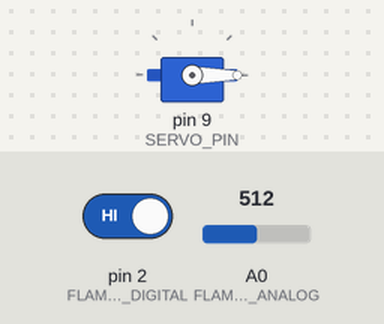
A sketch run on a simulated Arduino Uno, built with avr-gcc and run on an emulated ATmega328P. Parts: servo. Inputs (shaded band) come from the test bench; at power-on: A0 (FLAME_SENSOR_ANALOG) = 512, pin 2 (FLAME_SENSOR_DIGITAL) HIGH. What the sketch prints to the serial monitor is not drawn.

Above: at 1.2 s.
1.3 s: A0 (FLAME_SENSOR_ANALOG) set to 486
At 2.65 s:
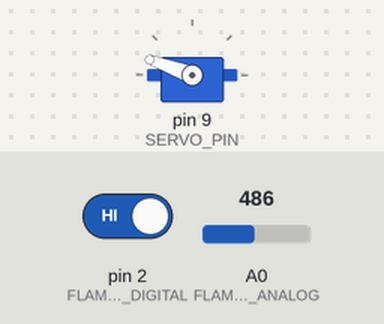
4.3 s: pin 2 (FLAME_SENSOR_DIGITAL) driven LOW
At 6.4 s:
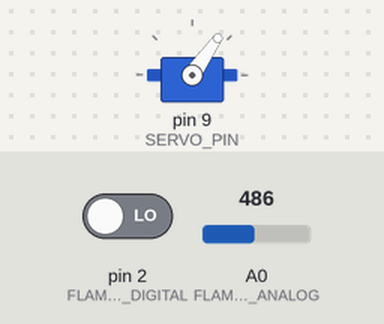
Timing chart, 0 to 59.8 s (numbered marks = the images above; inputs shaded):
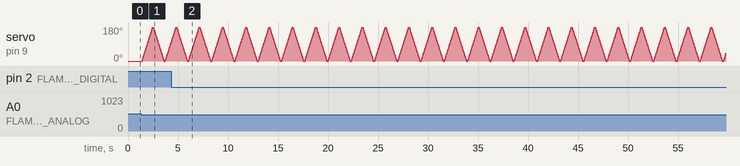

Measured:
- the behaviour switches between 500 and 499 on A0 (FLAME_SENSOR_ANALOG) (found by bisection; images 0 and 1)

The sketch:

Flame_sensor.ino
```cpp
#include <Servo.h>

// Pin definitions
const int FLAME_SENSOR_DIGITAL = 2;
const int FLAME_SENSOR_ANALOG = A0;
const int SERVO_PIN = 9;

// Thresholds
const int ANALOG_THRESHOLD = 500;  // Adjust based on your sensor
// Digital: LOW = Flame, HIGH = No flame (for most sensors)

Servo myServo;

void setup() {
  Serial.begin(9600);
  pinMode(FLAME_SENSOR_DIGITAL, INPUT);
  myServo.attach(SERVO_PIN);
  myServo.write(0);

  Serial.println("=== Dual Flame Sensor System ===");
  Serial.println("Using both Digital & Analog inputs");
  Serial.println("==================================");
}

void loop() {
  // Read both sensors
  int digitalValue = digitalRead(FLAME_SENSOR_DIGITAL);
  int analogValue = analogRead(FLAME_SENSOR_ANALOG);

  // Detection logic using BOTH sensors for reliability
  bool digitalDetected = (digitalValue == LOW);  // Most sensors: LOW = flame
  bool analogDetected = (analogValue < ANALOG_THRESHOLD);

  // Print sensor values
  Serial.print("Digital: ");
  Serial.print(digitalValue == LOW ? "LOW 🔥" : "HIGH");
  Serial.print(" | Analog: ");
  Serial.print(analogValue);
  Serial.print(" | ");

  // Check flame detection
  if (digitalDetected || analogDetected) {
    Serial.println("FLAME DETECTED!");

    // Move servo 0° → 180° → 0°
    for (int angle = 0; angle <= 180; angle += 5) {
      myServo.write(angle);
      delay(30);
    }
    for (int angle = 180; angle >= 0; angle -= 5) {
      myServo.write(angle);
      delay(30);
    }
  } else {
    Serial.println("No flame");
    myServo.write(0);
  }

  delay(100);
}
```
